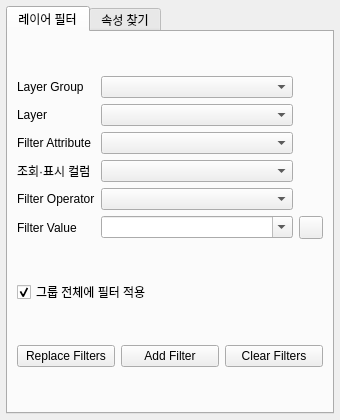
<?xml version="1.0" encoding="UTF-8"?>
<ui version="4.0">
 <class>LayerGroupFilterDockWidgetBase</class>
 <widget class="QDockWidget" name="LayerGroupFilterDockWidgetBase">
  <property name="geometry">
   <rect>
    <x>0</x>
    <y>0</y>
    <width>340</width>
    <height>420</height>
   </rect>
  </property>
  <property name="windowTitle">
   <string>Smart Layer Filter</string>
  </property>
  <widget class="QWidget" name="dockWidgetContents">
   <layout class="QVBoxLayout" name="verticalLayout_main">
    <property name="spacing">
     <number>6</number>
    </property>
    <property name="leftMargin">
     <number>6</number>
    </property>
    <property name="topMargin">
     <number>6</number>
    </property>
    <property name="rightMargin">
     <number>6</number>
    </property>
    <property name="bottomMargin">
     <number>6</number>
    </property>
    <item>
     <widget class="QTabWidget" name="mainTabWidget">
      <property name="currentIndex">
       <number>0</number>
      </property>
      <widget class="QWidget" name="tabFilter">
       <attribute name="title">
        <string>레이어 필터</string>
       </attribute>
       <layout class="QVBoxLayout" name="verticalLayout_filter">
        <property name="spacing">
         <number>6</number>
        </property>
        <item>
         <layout class="QGridLayout" name="gridLayout_2" columnstretch="0,1,0">
          <property name="leftMargin">
           <number>0</number>
          </property>
          <item row="0" column="0">
           <widget class="QLabel" name="Label2">
            <property name="text">
             <string>Layer Group</string>
            </property>
           </widget>
          </item>
          <item row="1" column="0">
           <widget class="QLabel" name="labelLayerInGroup">
            <property name="text">
             <string>Layer</string>
            </property>
            <property name="toolTip">
             <string>필드·고유값 목록은 이 레이어 기준입니다. 그룹 전체 적용 시에도 동일 필드명이 다른 레이어에 있어야 합니다.</string>
            </property>
           </widget>
          </item>
          <item row="2" column="0">
           <widget class="QLabel" name="label3">
            <property name="text">
             <string>Filter Attribute</string>
            </property>
           </widget>
          </item>
          <item row="3" column="0">
           <widget class="QLabel" name="labelValueLabelColumn">
            <property name="text">
             <string>조회·표시 컬럼</string>
            </property>
            <property name="toolTip">
             <string>Filter Attribute의 설명 또는 값이 담긴 컬럼을 지정하시면 Filter Value에서 해당 값으로 조회할 수 있습니다. 비우면 Filter Attribute 값만 표시합니다. 실제 필터에는 Filter Attribute(코드) 값이 사용됩니다.</string>
            </property>
           </widget>
          </item>
          <item row="4" column="0">
           <widget class="QLabel" name="label5">
            <property name="text">
             <string>Filter Operator</string>
            </property>
           </widget>
          </item>
          <item row="5" column="0">
           <widget class="QLabel" name="label4">
            <property name="text">
             <string>Filter Value</string>
            </property>
           </widget>
          </item>
          <item row="0" column="1">
           <widget class="QComboBox" name="layerGroupComboBox"/>
          </item>
          <item row="1" column="1">
           <widget class="QComboBox" name="layerInGroupComboBox">
            <property name="toolTip">
             <string>속성·값 목록을 가져올 벡터 레이어입니다.</string>
            </property>
           </widget>
          </item>
          <item row="2" column="1">
           <widget class="QComboBox" name="filterAttributeComboBox">
            <property name="toolTip">
             <string>필터 subset에 쓰는 실제 필드(코드·키)입니다. 옆 ‘조회·표시 컬럼’에서 사람이 읽기 쉬운 이름 등을 골라 목록·검색에 쓸 수 있습니다.</string>
            </property>
           </widget>
          </item>
          <item row="3" column="1">
           <widget class="QComboBox" name="valueLabelColumnComboBox">
            <property name="toolTip">
             <string>Filter Attribute의 설명 또는 값이 담긴 컬럼을 지정하시면 Filter Value에서 해당 값으로 조회할 수 있습니다. (없음)이면 Filter Attribute 값만 목록에 나옵니다. 적용되는 필터 값은 항상 Filter Attribute 컬럼의 원본 값입니다.</string>
            </property>
           </widget>
          </item>
          <item row="4" column="1">
           <widget class="QComboBox" name="filterOperatorComboBox">
            <property name="toolTip">
             <string>열리는 목록에서 연산자와 설명을 선택합니다.</string>
            </property>
           </widget>
          </item>
          <item row="5" column="1">
           <widget class="QComboBox" name="filterValueComboBox">
            <property name="editable">
             <bool>true</bool>
            </property>
            <property name="toolTip">
             <string>목록·자동완성은 조회·표시 컬럼 값으로 찾을 수 있고, Replace/Add 적용 시에는 Filter Attribute(코드) 값으로 필터가 만들어집니다.</string>
            </property>
           </widget>
          </item>
          <item row="5" column="2">
           <widget class="QToolButton" name="loadValuesButton">
            <property name="text">
             <string/>
            </property>
            <property name="icon">
             <iconset>
              <normaloff>:/plugins/smart_layer_filter/action_refresh.png</normaloff>:/plugins/smart_layer_filter/action_refresh.png</iconset>
            </property>
           </widget>
          </item>
         </layout>
        </item>
        <item>
         <widget class="QCheckBox" name="applyGroupFilterCheckBox">
          <property name="text">
           <string>그룹 전체에 필터 적용</string>
          </property>
          <property name="checked">
           <bool>true</bool>
          </property>
          <property name="toolTip">
           <string>체크: 그룹 내 모든 벡터 레이어에 동일 조건 적용.
해제: 위에서 고른 레이어에만 적용.</string>
          </property>
         </widget>
        </item>
        <item>
         <layout class="QHBoxLayout" name="horizontalLayout">
          <item>
           <widget class="QPushButton" name="replacePushButton">
            <property name="text">
             <string>Replace Filters</string>
            </property>
           </widget>
          </item>
          <item>
           <widget class="QPushButton" name="addPushButton">
            <property name="text">
             <string>Add Filter</string>
            </property>
           </widget>
          </item>
          <item>
           <widget class="QPushButton" name="clearPushButton">
            <property name="text">
             <string>Clear Filters</string>
            </property>
           </widget>
          </item>
         </layout>
        </item>
       </layout>
      </widget>
      <widget class="QWidget" name="tabLocate">
       <attribute name="title">
        <string>속성 찾기</string>
       </attribute>
       <layout class="QVBoxLayout" name="verticalLayout_locate">
        <property name="spacing">
         <number>6</number>
        </property>
        <item>
         <widget class="QLabel" name="locateLayerInfoLabel">
          <property name="text">
           <string>레이어 패널에서 벡터 레이어를 선택하세요.</string>
          </property>
          <property name="wordWrap">
           <bool>true</bool>
          </property>
         </widget>
        </item>
        <item>
         <layout class="QGridLayout" name="gridLayout_locate">
          <item row="0" column="0">
           <widget class="QLabel" name="labelLocateField">
            <property name="text">
             <string>속성</string>
            </property>
           </widget>
          </item>
          <item row="0" column="1">
           <widget class="QComboBox" name="locateFieldComboBox">
            <property name="toolTip">
             <string>검색할 필드입니다. 값은 부분 일치(대소문자 무시)로 찾습니다.</string>
            </property>
           </widget>
          </item>
          <item row="1" column="0">
           <widget class="QLabel" name="labelLocateSearch">
            <property name="text">
             <string>검색어</string>
            </property>
           </widget>
          </item>
          <item row="1" column="1">
           <widget class="QLineEdit" name="locateSearchLineEdit">
            <property name="placeholderText">
             <string>값의 일부를 입력…</string>
            </property>
            <property name="toolTip">
             <string>선택한 속성을 문자열로 변환한 뒤, 입력한 글자가 포함된 피처를 검색합니다.</string>
            </property>
           </widget>
          </item>
         </layout>
        </item>
        <item>
         <widget class="QPushButton" name="locateSearchPushButton">
          <property name="text">
           <string>검색</string>
          </property>
         </widget>
        </item>
        <item>
         <widget class="QLabel" name="locateStatusLabel">
          <property name="text">
           <string/>
          </property>
          <property name="wordWrap">
           <bool>true</bool>
          </property>
         </widget>
        </item>
        <item>
         <widget class="QListWidget" name="locateResultsListWidget">
          <property name="minimumSize">
           <size>
            <width>0</width>
            <height>140</height>
           </size>
          </property>
          <property name="sizePolicy">
           <sizepolicy hsizetype="Preferred" vsizetype="Expanding">
            <horstretch>0</horstretch>
            <verstretch>1</verstretch>
           </sizepolicy>
          </property>
          <property name="toolTip">
           <string>한 줄을 클릭해 선택한 뒤 이동·확대하세요. 더블클릭은 확대와 같습니다.</string>
          </property>
         </widget>
        </item>
        <item>
         <layout class="QHBoxLayout" name="horizontalLayout_locate">
          <item>
           <widget class="QPushButton" name="locatePanPushButton">
            <property name="text">
             <string>이동</string>
            </property>
            <property name="toolTip">
             <string>축척은 그대로 두고, 화면 중심을 목록에서 선택한 피처의 기준점(점=좌표, 선·면=centroid)으로 옮깁니다.</string>
            </property>
           </widget>
          </item>
          <item>
           <widget class="QPushButton" name="locateZoomPushButton">
            <property name="text">
             <string>확대</string>
            </property>
            <property name="toolTip">
             <string>목록에서 선택한 피처가 여유 있게 보이도록 범위를 맞추고 잠시 강조합니다.</string>
            </property>
           </widget>
          </item>
         </layout>
        </item>
       </layout>
      </widget>
     </widget>
    </item>
   </layout>
  </widget>
 </widget>
 <resources/>
 <connections/>
</ui>
